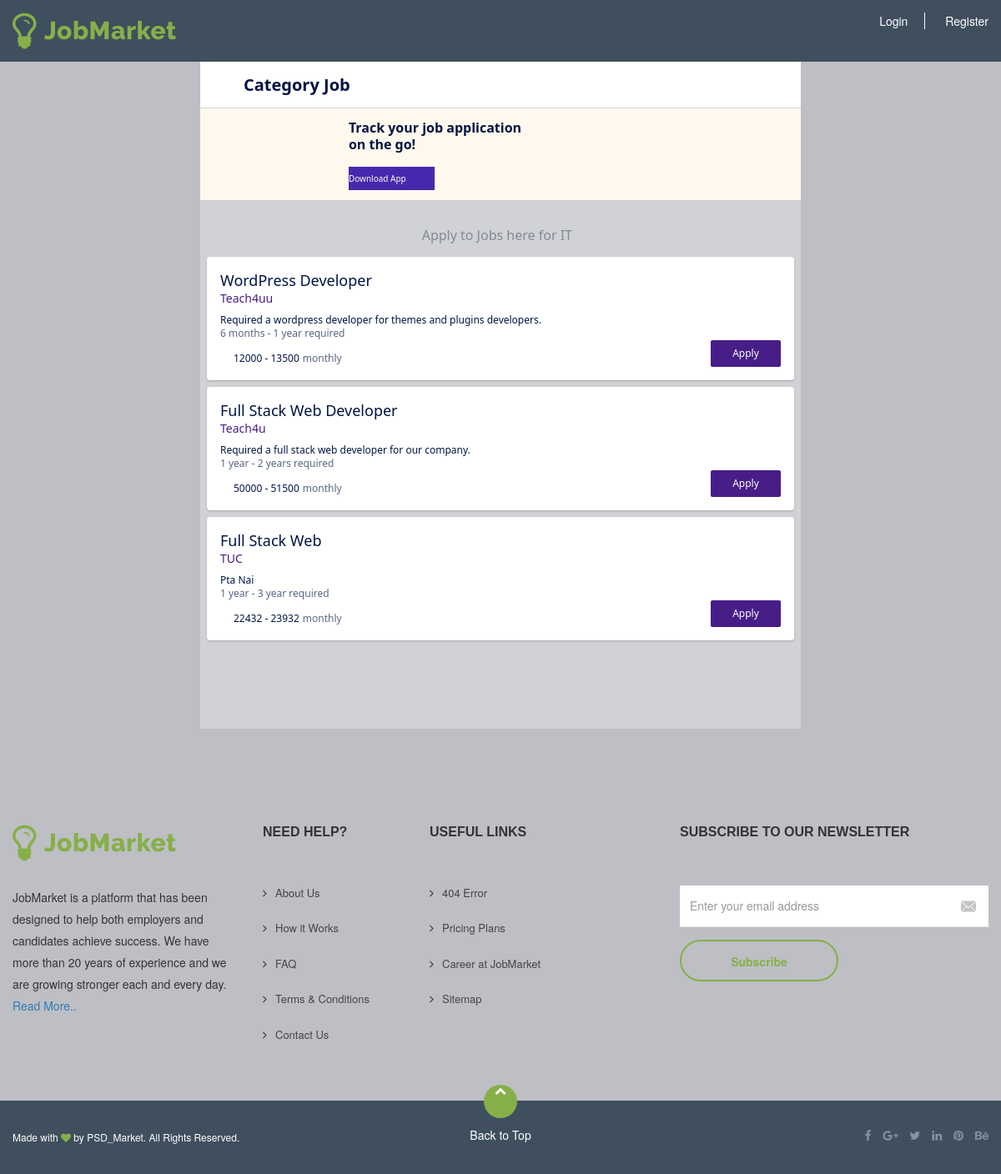
Page /catejobs.php?catid=2 on the committed database.
### tables this page shows
CREATE TABLE `category` (
  `id` int(255) NOT NULL,
  `cate_name` varchar(255) NOT NULL
);

CREATE TABLE `jobs` (
  `id` int(255) NOT NULL,
  `job_title` varchar(255) NOT NULL,
  `job_type` varchar(255) NOT NULL,
  `salarymin` varchar(255) NOT NULL,
  `salarymax` varchar(255) NOT NULL,
  `experience_min` varchar(255) NOT NULL,
  `experience_max` varchar(255) NOT NULL,
  `cid` int(255) NOT NULL,
  `cate_id` int(255) NOT NULL,
  `emp_id` int(255) NOT NULL,
  `pin_code` varchar(255) NOT NULL,
  `job_description` varchar(255) NOT NULL,
  `company_name` varchar(255) NOT NULL,
  `company_email` varchar(255) NOT NULL,
  `phone_no` varchar(255) NOT NULL
);

### catejobs.php (the view, shortened to what this page needs)
<?php
include 'db.php';
$cid=$_REQUEST['catid'];
 ?>
<html lang="en">
    <head>
      <link rel="stylesheet" type="text/css" href="assets/css/font-awesome.min.css">
    <link rel="stylesheet" type="text/css" href="assets/css/bootstrap.min.css">
    <link rel="stylesheet" type="text/css" href="assets/lib/slick/slick.css">
    <link rel="stylesheet" type="text/css" href="assets/lib/slick/slick-theme.css">
    <link rel="stylesheet" type="text/css" href="assets/lib/select2/css/select2.css">
    <link rel="stylesheet" type="text/css" href="assets/css/main.css">
    <link rel="stylesheet" type="text/css" href="assets/css/color.css">
    <link rel="stylesheet" type="text/css" href="assets/css/responsive.css">
    </head>
    <body style="height:100%;background-color:#bdbfc4">
        <?php include 'header.php'; ?>
        <div id="__next">
            <div class="css-1dbjc4n r-13awgt0">
                <div class="css-1dbjc4n r-1awozwy r-14lw9ot r-qklmqi r-1wdxeg r-18u37iz r-1mwlp6a r-ymttw5 r-184en5c">
                    <div role="button" data-focusable="true" tabindex="0" class="css-18t94o4 css-1dbjc4n r-1b7u577" id="backButton">
                        <a href="index.php">
                            <div class="css-1dbjc4n r-1mlwlqe r-1udh08x r-417010" style="height: 24px; transform: rotate(180deg); width: 24px;">
                        </div>
                        </a>
                    </div>
                    <div class="css-1dbjc4n r-13awgt0">
                        <h1 style="margin: 0px; line-height: 0;">
                            <div dir="auto" class="css-76zvg2 r-1t176gz r-adyw6z r-1kfrs79 r-vrz42v r-1ttztb7 r-3twk1y">Category Job</div>
                        </h1>
                    </div>
                </div>
                <div class="css-1dbjc4n r-13awgt0">
                    <div class="css-1dbjc4n r-150rngu r-eqz5dr r-16y2uox r-1wbh5a2 r-11yh6sk r-1rnoaur r-1sncvnh">
                        <div class="css-1dbjc4n r-1xce7rv r-2llsf r-z7lthc">
                            <div role="button" data-focusable="true" tabindex="0" class="css-18t94o4 css-1dbjc4n r-1awozwy r-f8vsa5 r-18u37iz r-1777fci">
                                <div class="css-1dbjc4n">
                                    <div dir="auto" class="css-76zvg2 r-1t176gz r-ubezar r-vw2c0b r-rjixqe r-1ttztb7 r-3twk1y">Track your job application</div>
                                    <div dir="auto" class="css-76zvg2 r-1t176gz r-ubezar r-vw2c0b r-rjixqe r-1ttztb7 r-3twk1y">on the go!</div>
                                    <div class="css-1dbjc4n" style="background-color: rgb(71, 39, 173); margin-top: 17px; padding-top: 8px; padding-bottom: 8px; width: 50%;">
                                        <div dir="auto" class="css-76zvg2 r-1kihuf0 r-gnh785 r-10x49cs r-1it3c9n r-56xrmm r-1ttztb7 r-3twk1y">Download App</div>
                                    </div>
                                </div>
                                <div class="css-1dbjc4n r-1mlwlqe r-1udh08x r-417010" style="height: 110px; width: 157px;">
                                    <div class="css-1dbjc4n r-1niwhzg r-vvn4in r-u6sd8q r-ehq7j7 r-1p0dtai r-1pi2tsx r-1d2f490 r-u8s1d r-zchlnj r-ipm5af r-13qz1uu r-1wyyakw" style="background-image: url(&quot;https://olxjobs-static.aasaanjobs.net/candidate_web/OlxIntegration/celebrity_jadeja.png&quot;);"></div>
                                </div>
                            </div>
                            <div class="css-1dbjc4n r-150rngu r-eqz5dr r-16y2uox r-1wbh5a2 r-11yh6sk r-1rnoaur r-1sncvnh">
                                <div class="css-1dbjc4n r-edyy15">
                                    <div class="css-1dbjc4n">
                                        <div class="css-1dbjc4n r-1awozwy r-18u37iz r-1777fci r-kzbkwu r-1ygmrgt">
                                            <div dir="auto" class="css-76zvg2 r-1ok0lxs r-ubezar r-1it3c9n r-rjixqe r-1ttztb7 r-3twk1y">Apply to Jobs here for <?php
                                            $sql1 = "SELECT * FROM category WHERE id='$cid'";
                                            $result1 = mysqli_query($con, $sql1);
                                            $row1 = mysqli_fetch_assoc($result1);
                                            echo $row1['cate_name'];
                                             ?>  </div>
                                        </div>
                                    </div>
<?php
$sql = "SELECT * FROM jobs WHERE cate_id='$cid'";
$result = mysqli_query($con, $sql);
if (mysqli_num_rows($result) > 0) {
  while($row = mysqli_fetch_assoc($result)) { ?>
 <div class="css-1dbjc4n">
    <div role="button" data-focusable="true" tabindex="0" class="css-18t94o4 css-1dbjc4n">
        <div class="css-1dbjc4n r-14lw9ot r-z2wwpe r-14nekm4 r-1544tr9 r-1p6iasa r-nsbfu8">
            <div class="css-1dbjc4n r-1awozwy r-18u37iz r-1w6e6rj">
               <div dir="auto" class="css-76zvg2 css-bfa6kz r-1t176gz r-13awgt0 r-1i10wst r-majxgm r-135wba7 r-1ttztb7 r-3twk1y"><?php echo $row['job_title']; ?></div>
        <div class="css-1dbjc4n r-1mlwlqe r-1udh08x r-417010" style="height: 17px; width: 55px;">
            <div class="css-1dbjc4n r-1niwhzg r-vvn4in r-u6sd8q r-ehq7j7 r-1p0dtai r-1pi2tsx r-1d2f490 r-u8s1d r-zchlnj r-ipm5af r-13qz1uu r-1wyyakw" style="background-image: url(&quot;https://olxjobs-static.aasaanjobs.net/candidate_web/trusted-tag.svg&quot;);"></div>
        </div>
            </div>
            <div dir="auto" class="css-76zvg2 css-bfa6kz r-10m5lkq r-1b43r93 r-majxgm r-rjixqe r-1ttztb7 r-3twk1y"><?php echo $row['company_name']; ?></div>
                    <div class="css-1dbjc4n r-knv0ih">
                        <div dir="auto" class="css-76zvg2 r-1t176gz r-1enofrn r-1it3c9n r-1cwl3u0 r-1ttztb7 r-3twk1y"><?php echo $row['job_description']; ?></div>
                        <div dir="auto" class="css-76zvg2 r-31ssuo r-1enofrn r-1it3c9n r-1cwl3u0 r-1ttztb7 r-3twk1y"><?php echo $row['experience_min']; ?> - <?php echo $row['experience_max']; ?> required</div>
                    </div>
  <div class="css-1dbjc4n r-18u37iz r-17s6mgv">
        <div class="css-1dbjc4n r-13awgt0 r-18u37iz r-l71dzp">
            <div class="css-1dbjc4n r-1mlwlqe r-1kb76zh r-1udh08x r-417010" style="height: 16px; width: 16px;">
                <div class="css-1dbjc4n r-1niwhzg r-vvn4in r-u6sd8q r-ehq7j7 r-1p0dtai r-1pi2tsx r-1d2f490 r-u8s1d r-zchlnj r-ipm5af r-13qz1uu r-1wyyakw" style="background-image: url(&quot;https://olxjobs-static.aasaanjobs.net/candidate_web/OlxIntegration/profile-current-salary.svg&quot;);"></div>
             </div>
             <div dir="auto" class="css-76zvg2 r-1t176gz r-1enofrn r-majxgm r-1cwl3u0 r-1ttztb7 r-3twk1y"><?php echo $row['salarymin']; ?> - <?php echo $row['salarymax']; ?></div>
             <div dir="auto" class="css-76zvg2 r-31ssuo r-1enofrn r-1it3c9n r-1cwl3u0 r-m2pi6t r-1pyaxff r-1ttztb7 r-3twk1y">monthly</div>
          </div>
    <div class="css-1dbjc4n r-1awozwy r-18u37iz r-mabqd8 r-1777fci r-1kesqaa">
        <div role="button" data-focusable="true" tabindex="0" class="css-18t94o4 css-1dbjc4n r-1awozwy r-oi7v0 r-1jkafct r-18u37iz r-mabqd8 r-1777fci r-ymttw5 r-1ss6j8a r-1qortcd r-13qz1uu">
            <div class="css-1dbjc4n r-1awozwy r-18u37iz r-1777fci">
                <a href="applyjob.php?job_id=<?php echo $row['id']; ?>"><div dir="auto" class="css-76zvg2 r-jwli3a r-1enofrn r-majxgm r-1cwl3u0 r-gy4na3 r-9aemit r-1ttztb7 r-3twk1y">Apply</div></a>
            </div>
        </div>
    </div>
  </div>
            </div>
     </div>
</div>
  <?php }
} ?>
                                </div>
                            </div>
                        </div>
                    </div>
                </div>
            </div>
        </div>
  <?php include 'footer.php'; ?>
    </body>
</html>

### rows in the picture
category: cate_name "IT"
jobs: job_title "WordPress Developer", company_name "Teach4uu", job_description "Required a wordpress developer for themes and plugins developers.", experience_min "6 months", experience_max "1 year", salarymin "12000", salarymax "13500"
jobs: job_title "Full Stack Web Developer", company_name "Teach4u", job_description "Required a full stack web developer for our company.", experience_min "1 year", experience_max "2 years", salarymin "50000", salarymax "51500"
jobs: job_title "Full Stack Web", company_name "TUC", job_description "Pta Nai", experience_min "1 year", experience_max "3 year", salarymin "22432", salarymax "23932"
